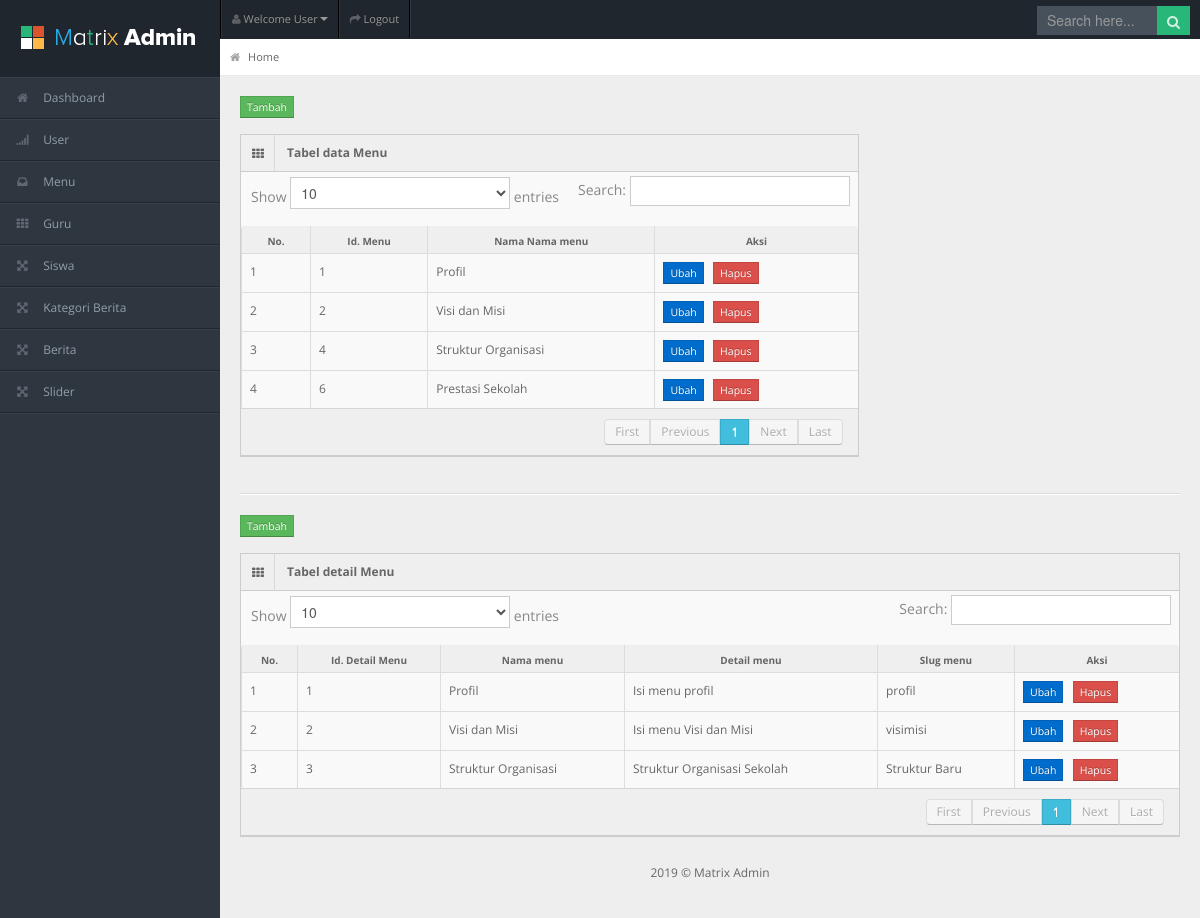
The page /Admin/index.php?page=menu&create=success (signed in) on the database its author committed.
### tables this page shows
CREATE TABLE `tb_menu` (
  `id_menu` int(11) NOT NULL,
  `menu` varchar(20) NOT NULL
);

CREATE TABLE `tb_menudetail` (
  `id_md` int(11) NOT NULL,
  `id_menu` int(11) NOT NULL,
  `isi_menu` text NOT NULL,
  `slug_menu` varchar(30) NOT NULL
);

### Admin/tabel.php (the view, shortened to what this page needs)
<?php if($_GET['page']=="menu"){ ?>
    <div class="container-fluid">
    <div class="row-fluid">
      <div class="span8">
        <span><a class="btn btn-mini btn-success" href="index.php?page=tambahmenu">Tambah</a></span>
        <div class="widget-box">
          <div class="widget-title"> <span class="icon"><i class="icon-th"></i></span>
            <h5>Tabel data Menu</h5>
          </div>
          <div class="widget-content nopadding">
            <table class="table table-bordered data-table">
              <thead>
                <tr>
                  <th>No.</th>
                  <th>Id. Menu</th>
                  <th>Nama Nama menu</th>
                  <th>Aksi</th>
                </tr>
              </thead>
              <tbody>
              <?php
                $i = 1;
                $sql = mysqli_query($koneksi, "SELECT * FROM tb_menu");
                while($data = mysqli_fetch_array($sql)){
              ?>
                <tr class="gradeX">
                  <td><?php echo $i ?></td>
                  <td><?php echo $data['id_menu'] ?></td>
                  <td><?php echo $data['menu'] ?></td>
                  <td>
                        <a class="btn btn-mini btn-primary" href="index.php?page=ubahmenu&id=<?php echo $data['id_menu'] ?>">
                        Ubah</a> &nbsp;
                        <a class="btn btn-mini btn-danger" href="crud/menu/delete.php?id=<?php echo $data['id_menu'] ?>"
                        onclick="return confirm('Apakah anda yakin?')">Hapus</a>
                  </td>
                </tr>
                <?php $i++; } ?>
              </tbody>
            </table>
          </div>
        </div>
      </div>
    </div>
    <hr>
    <div class="row-fluid">
      <div class="span12">
        <span><a class="btn btn-mini btn-success" href="index.php?page=tambahdetailmenu">Tambah</a></span>
        <div class="widget-box">
          <div class="widget-title"> <span class="icon"><i class="icon-th"></i></span>
            <h5>Tabel detail Menu</h5>
          </div>
          <div class="widget-content nopadding">
            <table class="table table-bordered data-table">
              <thead>
                <tr>
                  <th>No.</th>
                  <th>Id. Detail Menu</th>
                  <th>Nama menu</th>
                  <th>Detail menu</th>
                  <th>Slug menu</th>
                  <th>Aksi</th>
                </tr>
              </thead>
              <tbody>
              <?php
                $i = 1;
                $sql = mysqli_query($koneksi, "SELECT * FROM tb_menu a, tb_menudetail b WHERE a.id_menu = b.id_menu");
                while($data = mysqli_fetch_array($sql)){
              ?>
                <tr class="gradeX">
                  <td><?php echo $i ?></td>
                  <td><?php echo $data['id_md'] ?></td>
                  <td><?php echo $data['menu'] ?></td>
                  <td><?php echo $data['isi_menu'] ?></td>
                  <td><?php echo $data['slug_menu'] ?></td>
                  <td>
                        <a class="btn btn-mini btn-primary" href="index.php?page=ubahdetailmenu&id=<?php echo $data['id_md'] ?>">
                        Ubah</a> &nbsp;
                        <a class="btn btn-mini btn-danger" href="crud/detailmenu/delete.php?id=<?php echo $data['id_md'] ?>"
                        onclick="return confirm('Apakah anda yakin?')">Hapus</a>
                  </td>
                </tr>
                <?php $i++; } ?>
              </tbody>
            </table>
          </div>
        </div>
      </div>
    </div>
  </div>
<?php } ?>

### Admin/css/matrix-style.css (style rules this page uses)
* { outline:none !important; -moz-outline: none !important; }
html, body { height:100% }
body { overflow-x: hidden; margin-top: -10px; font-family: 'Open Sans', sans-serif; font-size:12px; color:#666; }
a { color:#666; }
select, textarea, input[type="text"], input[type="password"], input[type="datetime"], input[type="datetime-local"], input[type="date"], input[type="month"], input[type="time"], input[type="week"], input[type="number"], input[type="email"], input[type="url"], input[type="search"], input[type="tel"], input[type="color"], .uneditable-input, .label, .dropdown-menu, .btn, .well, .progress, .table-bordered, .btn-group > .btn:first-child, .btn-group > .btn:last-child, .btn-group > .btn:last-child, .btn-group > .dropdown-toggle, .alert { border-radius:0px; }
.btn, textarea, input[type="text"], input[type="password"], input[type="datetime"], input[type="datetime-local"], input[type="date"], input[type="month"], input[type="time"], input[type="week"], input[type="number"], input[type="email"], input[type="url"], input[type="search"], input[type="tel"], input[type="color"], .uneditable-input { box-shadow:none; }
.progress, .progress-success .bar, .progress .bar-success, .progress-warning .bar, .progress .bar-warning, .progress-danger .bar, .progress .bar-danger, .progress-info .bar, .progress .bar-info, .btn, .btn-primary { background-image:none; }
hr { border-top-color:#dadada; }
.container-fluid .row-fluid:first-child { margin-top: 20px; }
.stat-boxes .peity_bar_good, .stat-boxes .peity_line_good, { color: #459D1C; }
.widget-box { background: none repeat scroll 0 0 #F9F9F9; border-left: 1px solid #CDCDCD; border-top: 1px solid #CDCDCD; border-right: 1px solid #CDCDCD; clear: both; margin-top: 16px; margin-bottom: 16px; position: relative; }
.widget-title, .modal-header, .table th, div.dataTables_wrapper .ui-widget-header { background:#efefef; border-bottom: 1px solid #CDCDCD; height: 36px; }
.widget-title span.icon { padding: 9px 10px 7px 11px; float: left; border-right:1px solid #dadada; }
.widget-title h5 { color: #666; float: left; font-size: 12px; font-weight: bold; padding: 12px; line-height: 12px; margin: 0; }
.widget-content { padding:15px; border-bottom: 1px solid #cdcdcd; }
.table th { height: auto; font-size: 10px; padding: 5px 10px 2px; border-bottom: 0; text-align: center; color: #666666; }
.nopadding { padding: 0 !important; }
.nopadding .table { margin-bottom: 0; }
.nopadding .table-bordered { border: 0; }

### Admin/css/matrix-media.css (style rules this page uses)
body { background:#2E363F; }

### rows shown on the page
tb_menu: id_menu "1", menu "Profil"
tb_menu: id_menu "2", menu "Visi dan Misi"
tb_menu: id_menu "4", menu "Struktur Organisasi"
tb_menu: id_menu "6", menu "Prestasi Sekolah"
tb_menudetail: id_md "1", id_menu.menu "Profil", isi_menu "Isi menu profil", slug_menu "profil"
tb_menudetail: id_md "2", id_menu.menu "Visi dan Misi", isi_menu "Isi menu Visi dan Misi", slug_menu "visimisi"
tb_menudetail: id_md "3", id_menu.menu "Struktur Organisasi", isi_menu "Struktur Organisasi Sekolah", slug_menu "Struktur Baru"

### other values the page prints
date ('Y') "2019"
